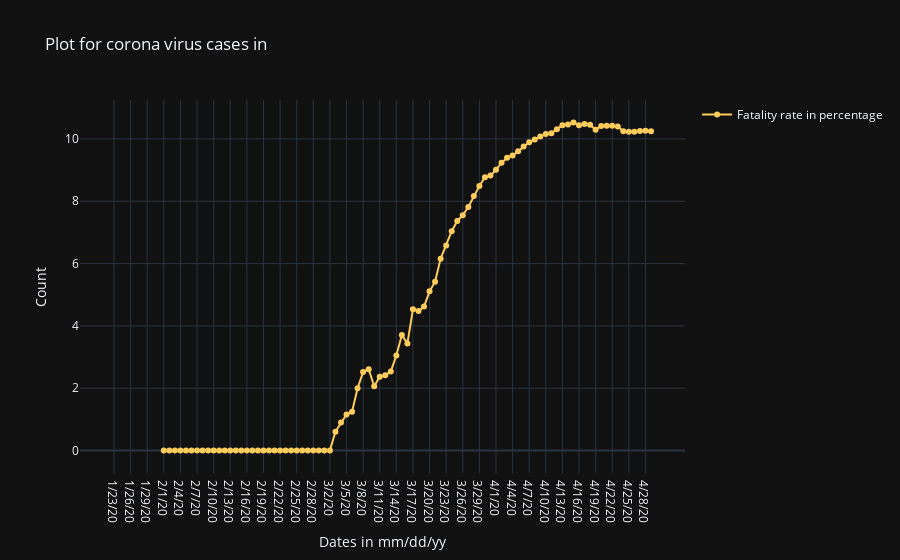

Notebook code for this chart:
### Code cell
cdf = xc[(xc["Country/Region"]=="Spain")][xc.columns[4:]].T
cdf = cdf.rename(columns={cdf.columns[0]:'confirmed'})
ddf = xd[(xd["Country/Region"]=="Spain")][xd.columns[4:]].T
ddf = ddf.rename(columns={ddf.columns[0]:'deaths'})
rdf = xr[(xr["Country/Region"]=="Spain")][xr.columns[4:]].T
rdf = rdf.rename(columns={rdf.columns[0]:'recovered'})
    
fatality_df =pd.DataFrame()
fatality_df["Fatality"]=ddf["deaths"]/cdf["confirmed"]*100
fatality_df


fig_all = go.Figure()
   
    
fig_all.add_trace(go.Scatter(x=fatality_df.index, y=fatality_df['Fatality'], name="Fatality rate in percentage",
                         line_color='#FECC5C',
                        mode='lines+markers'))

fig_all.update_layout(title="Plot for corona virus cases in ",template="plotly_dark",xaxis_title="Dates in mm/dd/yy",
yaxis_title="Count",showlegend=True)

### Figure 1 — Plotly figure (JSON) as saved in the notebook; plotly's stock layout.template omitted (floating-point values rounded to 4 significant figures)
{"data": [{"line": {"color": "#FECC5C"}, "mode": "lines+markers", "name": "Fatality rate in percentage", "type": "scatter", "x": ["1/23/20", "1/24/20", "1/25/20", "1/26/20", "1/27/20", "1/28/20", "1/29/20", "1/30/20", "1/31/20", "2/1/20", "2/2/20", "2/3/20", "2/4/20", "2/5/20", "2/6/20", "2/7/20", "2/8/20", "2/9/20", "2/10/20", "2/11/20", "2/12/20", "2/13/20", "2/14/20", "2/15/20", "2/16/20", "2/17/20", "2/18/20", "2/19/20", "2/20/20", "2/21/20", "2/22/20", "2/23/20", "2/24/20", "2/25/20", "2/26/20", "2/27/20", "2/28/20", "2/29/20", "3/1/20", "3/2/20", "3/3/20", "3/4/20", "3/5/20", "3/6/20", "3/7/20", "3/8/20", "3/9/20", "3/10/20", "3/11/20", "3/12/20", "3/13/20", "3/14/20", "3/15/20", "3/16/20", "3/17/20", "3/18/20", "3/19/20", "3/20/20", "3/21/20", "3/22/20", "3/23/20", "3/24/20", "3/25/20", "3/26/20", "3/27/20", "3/28/20", "3/29/20", "3/30/20", "3/31/20", "4/1/20", "4/2/20", "4/3/20", "4/4/20", "4/5/20", "4/6/20", "4/7/20", "4/8/20", "4/9/20", "4/10/20", "4/11/20", "4/12/20", "4/13/20", "4/14/20", "4/15/20", "4/16/20", "4/17/20", "4/18/20", "4/19/20", "4/20/20", "4/21/20", "4/22/20", "4/23/20", "4/24/20", "4/25/20", "4/26/20", "4/27/20", "4/28/20", "4/29/20"], "y": [null, null, null, null, null, null, null, null, null, 0, 0, 0, 0, 0, 0, 0, 0, 0, 0, 0, 0, 0, 0, 0, 0, 0, 0, 0, 0, 0, 0, 0, 0, 0, 0, 0, 0, 0, 0, 0, 0.6061, 0.9009, 1.158, 1.25, 2, 2.526, 2.61, 2.065, 2.372, 2.415, 2.542, 3.051, 3.706, 3.44, 4.537, 4.479, 4.621, 5.11, 5.419, 6.16, 6.577, 7.04, 7.365, 7.554, 7.818, 8.168, 8.492, 8.773, 8.824, 9.016, 9.234, 9.394, 9.469, 9.602, 9.761, 9.895, 9.98, 10.08, 10.16, 10.19, 10.32, 10.44, 10.46, 10.53, 10.44, 10.48, 10.45, 10.29, 10.42, 10.42, 10.42, 10.4, 10.25, 10.24, 10.23, 10.25, 10.26, 10.25]}], "layout": {"showlegend": true, "title": {"text": "Plot for corona virus cases in "}, "xaxis": {"title": {"text": "Dates in mm/dd/yy"}}, "yaxis": {"title": {"text": "Count"}}}}
